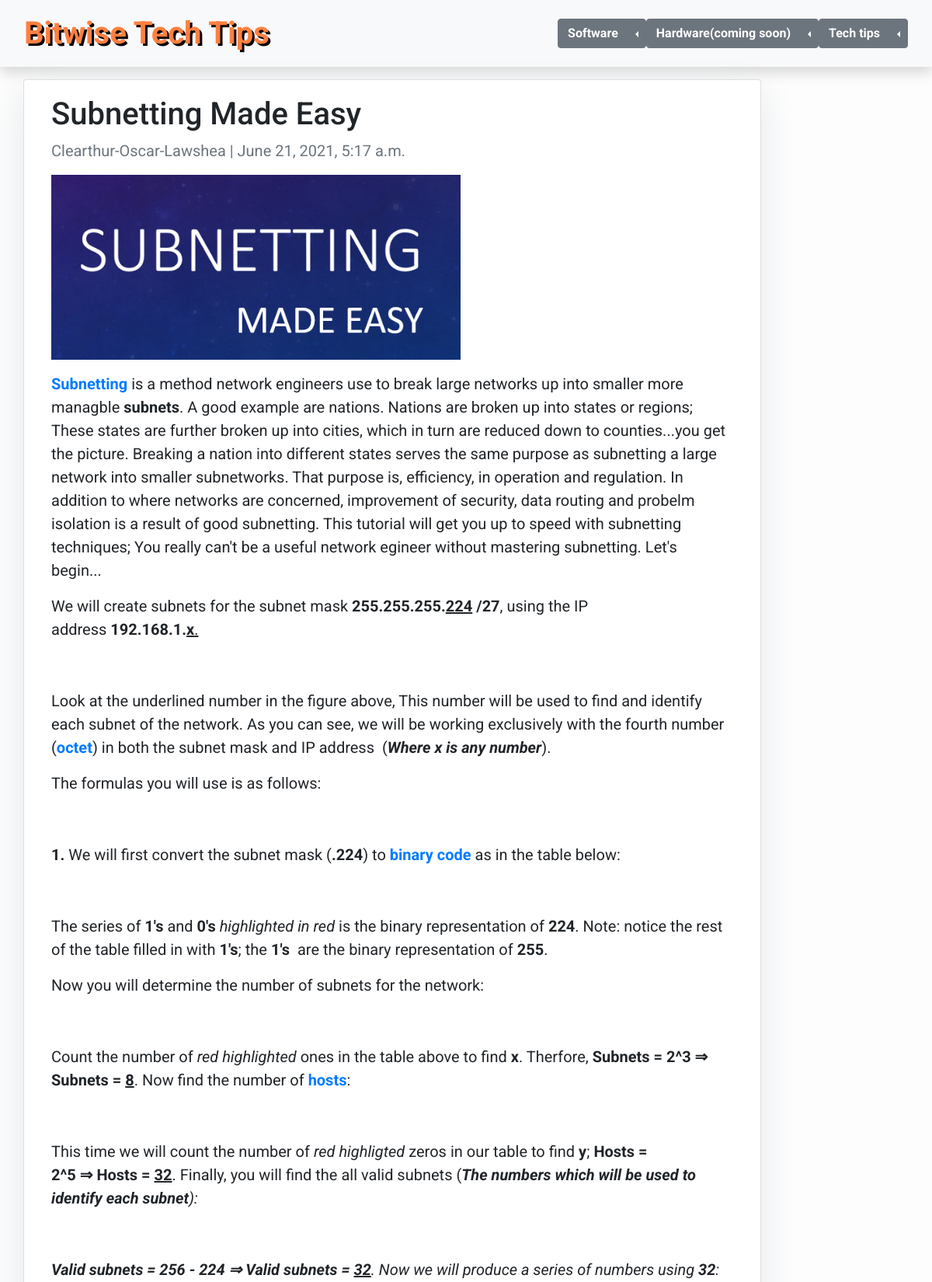
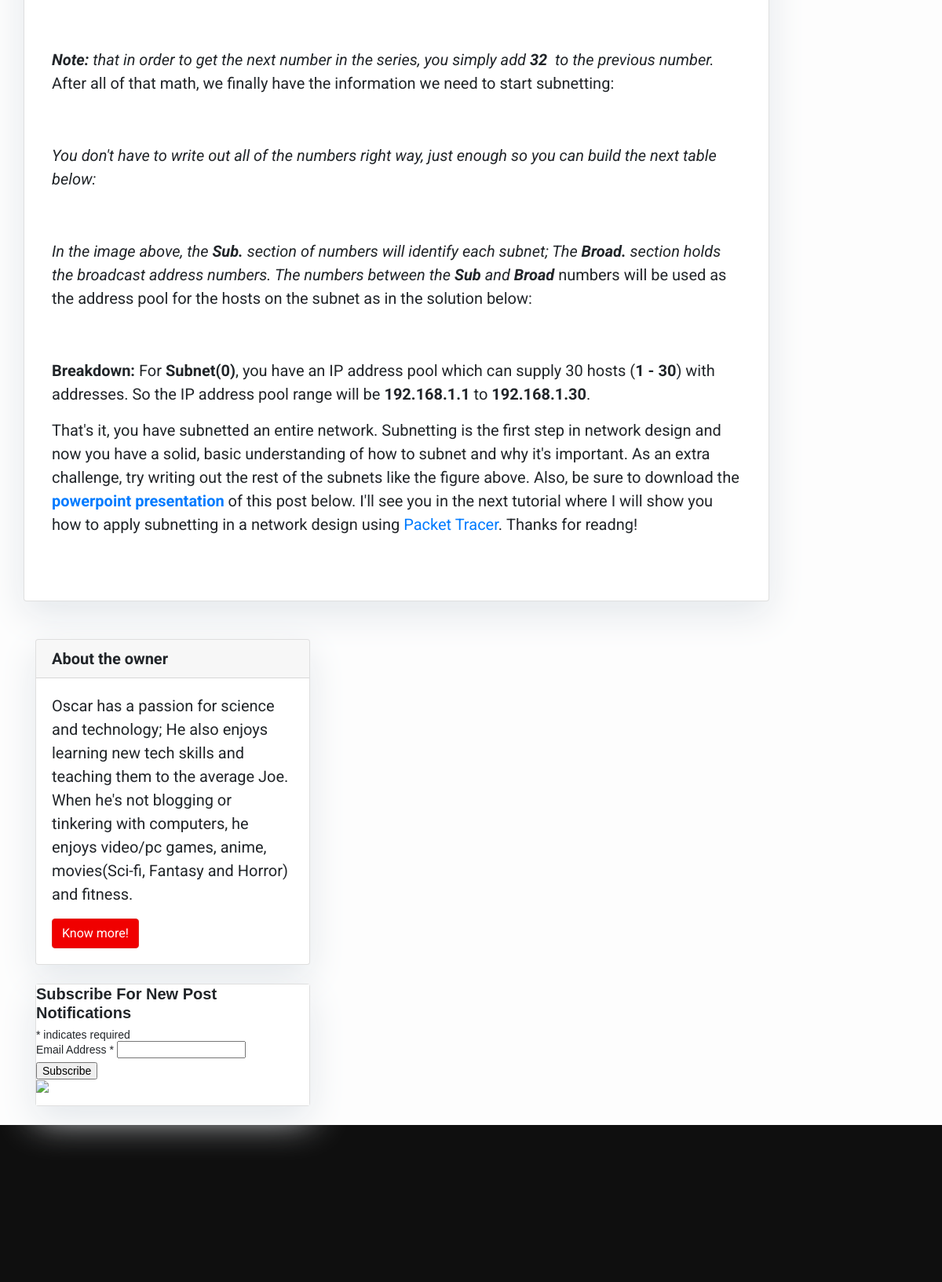
Page /posts/netcon/subnetting-made-easy/ on the committed database (2 pictures, top to bottom).
### netcon/models.py (models this page shows, shortened)
class NetconPost(models.Model):
	title = models.CharField(max_length=200, unique=True)
	thumb = models.ImageField(
					upload_to='netcon/thumbnails',
					null=True, blank=True
					)
	author = models.ForeignKey(
				settings.AUTH_USER_MODEL,
				blank=True, null=True,
				on_delete=models.CASCADE
				)
	updated = models.DateTimeField(auto_now= True)
	description = RichTextField(blank=False, null=True)
	content = RichTextField(blank=False, null=False)
	created_on = models.DateTimeField(auto_now_add=True)
	metakeywords = RichTextField(blank=False, null=True)
	slug = models.SlugField(max_length=200, unique=True)
	file = models.FileField(
					upload_to='netcon/files',
					null=True, blank=True
					)
	class Meta:
		ordering = ['-created_on']

### netcon/views.py (the view)
# urls.py: path('netcon/<slug:slug>/', views.NetconPostDetail.as_view(), name='netcon_post_detail'),
class NetconPostDetail(generic.DetailView):
	model = NetconPost
	template_name = 'netcon_post_detail.html'

### netcon/templates/netcon_post_detail.html (shortened to what this page needs)
{% extends 'index.html' %}
{% block content %}
<div class="container">
  <div class="row">
    <div class="col-md-10 card mb-4  mt-3 left  top">
      <div class="card-body">
        <h1>{% block title %} {{ object.title }} {% endblock title %}</h1>
        <p class=" text-muted">{{ netconpost.author }} | {{ netconpost.created_on }}</p>
		<img src="{{netconpost.thumb.url}}" style="width:60%"/>
        <p class="card-text">{{ object.content | safe }}</p>
      </div>
    </div>
    {% block sidebar %} {% include 'sidebar.html' %} {% endblock %}
  </div>
</div>
{% endblock %}

### static/css/style.css (style rules this page uses)
body { font-family: "Roboto", sans-serif; font-size: 20px; background-color: #fdfdfd; }

### templates/sidebar.html (style rules this page uses)
.card { box-shadow: 0 16px 48px #E3E7EB; }

### rows in the picture
NetconPost: title "Subnetting Made Easy", author "Clearthur-Oscar-Lawshea", created_on "June 21, 2021, 5:17 a.m.", thumb (picture), content "Subnetting is a method network engineers use to break large networks up into smaller more managble subnets . A good example are nations. Nations are broken up into states or regions; These states are further broken up into cities, which in turn are reduced down to counties...you get the picture. Breaking a nation into different states serves the same purpose as subnetting a large network into smaller subnetworks. That purpose is, efficiency, in operation and regulation. In addition to where networks are concerned, improvement of security, data routing and probelm isolation is a result of good subnetting. This tutorial will get you up to speed with subnetting techniques; You really can't be…"
